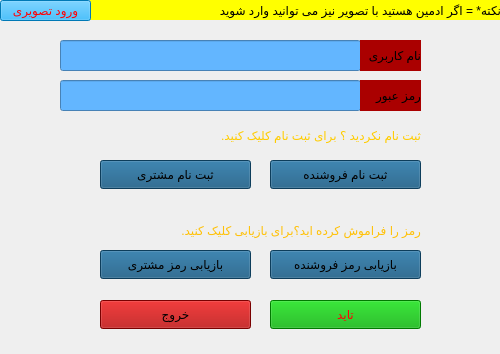
<?xml version="1.0" encoding="UTF-8"?>
<ui version="4.0">
 <class>MainWindow</class>
 <widget class="QMainWindow" name="MainWindow">
  <property name="geometry">
   <rect>
    <x>0</x>
    <y>0</y>
    <width>500</width>
    <height>354</height>
   </rect>
  </property>
  <property name="minimumSize">
   <size>
    <width>500</width>
    <height>354</height>
   </size>
  </property>
  <property name="maximumSize">
   <size>
    <width>500</width>
    <height>354</height>
   </size>
  </property>
  <property name="windowTitle">
   <string>MainWindow</string>
  </property>
  <property name="styleSheet">
   <string notr="true">background-image: url(:/photos/login.png);</string>
  </property>
  <widget class="QWidget" name="centralwidget">
   <widget class="QLineEdit" name="lineEdit">
    <property name="geometry">
     <rect>
      <x>60</x>
      <y>40</y>
      <width>301</width>
      <height>31</height>
     </rect>
    </property>
    <property name="styleSheet">
     <string notr="true">background-image: url();
background-color: rgb(99, 182, 255);</string>
    </property>
   </widget>
   <widget class="QLabel" name="label">
    <property name="geometry">
     <rect>
      <x>360</x>
      <y>40</y>
      <width>61</width>
      <height>31</height>
     </rect>
    </property>
    <property name="styleSheet">
     <string notr="true">background-image: url();
color: rgb(0, 0, 0);
background-color: rgb(170, 0, 0);</string>
    </property>
    <property name="text">
     <string>نام کاربری</string>
    </property>
   </widget>
   <widget class="QLineEdit" name="lineEdit_2">
    <property name="geometry">
     <rect>
      <x>60</x>
      <y>80</y>
      <width>301</width>
      <height>31</height>
     </rect>
    </property>
    <property name="styleSheet">
     <string notr="true">background-image: url();
background-color: rgb(99, 182, 255);</string>
    </property>
   </widget>
   <widget class="QLabel" name="label_2">
    <property name="geometry">
     <rect>
      <x>360</x>
      <y>80</y>
      <width>61</width>
      <height>31</height>
     </rect>
    </property>
    <property name="styleSheet">
     <string notr="true">background-image: url();
color: rgb(0, 0, 0);
background-color: rgb(170, 0, 0);</string>
    </property>
    <property name="text">
     <string>رمز عبور </string>
    </property>
   </widget>
   <widget class="QLabel" name="label_3">
    <property name="geometry">
     <rect>
      <x>170</x>
      <y>120</y>
      <width>251</width>
      <height>31</height>
     </rect>
    </property>
    <property name="styleSheet">
     <string notr="true">background-image: url();
color: rgb(255, 204, 0);</string>
    </property>
    <property name="text">
     <string>ثبت نام نکردید ؟ برای ثبت نام کلیک کنید.</string>
    </property>
   </widget>
   <widget class="QLabel" name="label_4">
    <property name="geometry">
     <rect>
      <x>130</x>
      <y>220</y>
      <width>291</width>
      <height>20</height>
     </rect>
    </property>
    <property name="styleSheet">
     <string notr="true">background-image: url();
color: rgb(255, 193, 7);</string>
    </property>
    <property name="text">
     <string>رمز را فراموش کرده اید؟برای بازیابی کلیک کنید.</string>
    </property>
   </widget>
   <widget class="QPushButton" name="pushButton_3">
    <property name="geometry">
     <rect>
      <x>100</x>
      <y>300</y>
      <width>151</width>
      <height>29</height>
     </rect>
    </property>
    <property name="styleSheet">
     <string notr="true">background-image: url();
color: rgb(0, 0, 0);
background-color: rgb(170, 0, 0);</string>
    </property>
    <property name="text">
     <string>خروج</string>
    </property>
   </widget>
   <widget class="QPushButton" name="pushButton_4">
    <property name="geometry">
     <rect>
      <x>270</x>
      <y>300</y>
      <width>151</width>
      <height>29</height>
     </rect>
    </property>
    <property name="styleSheet">
     <string notr="true">background-image: url();
color: rgb(255, 0, 4);
background-color: rgb(0, 170, 0);</string>
    </property>
    <property name="text">
     <string>تاید</string>
    </property>
   </widget>
   <widget class="QPushButton" name="pushButton">
    <property name="geometry">
     <rect>
      <x>270</x>
      <y>250</y>
      <width>151</width>
      <height>29</height>
     </rect>
    </property>
    <property name="styleSheet">
     <string notr="true">background-image: url();
background-color: rgb(18, 85, 127);
color: rgb(0, 0, 0);</string>
    </property>
    <property name="text">
     <string>بازیابی رمز فروشنده</string>
    </property>
   </widget>
   <widget class="QPushButton" name="pushButton_2">
    <property name="geometry">
     <rect>
      <x>270</x>
      <y>160</y>
      <width>151</width>
      <height>29</height>
     </rect>
    </property>
    <property name="styleSheet">
     <string notr="true">background-image: url();
color: rgb(0, 0, 0);
background-color: rgb(18, 85, 127);</string>
    </property>
    <property name="text">
     <string>ثبت نام فروشنده</string>
    </property>
   </widget>
   <widget class="QPushButton" name="pushButton_5">
    <property name="geometry">
     <rect>
      <x>100</x>
      <y>160</y>
      <width>151</width>
      <height>29</height>
     </rect>
    </property>
    <property name="styleSheet">
     <string notr="true">background-image: url();
background-color: rgb(18, 85, 127);
color: rgb(0, 0, 0);</string>
    </property>
    <property name="text">
     <string>ثبت نام مشتری</string>
    </property>
   </widget>
   <widget class="QLabel" name="label_5">
    <property name="geometry">
     <rect>
      <x>90</x>
      <y>0</y>
      <width>411</width>
      <height>20</height>
     </rect>
    </property>
    <property name="styleSheet">
     <string notr="true">background-image: url();
color: rgb(0, 0, 0);
background-color: rgb(255, 255, 0);</string>
    </property>
    <property name="text">
     <string>نکته* = اگر ادمین هستید با تصویر نیز می توانید وارد شوید</string>
    </property>
   </widget>
   <widget class="QPushButton" name="pushButton_6">
    <property name="geometry">
     <rect>
      <x>100</x>
      <y>250</y>
      <width>151</width>
      <height>29</height>
     </rect>
    </property>
    <property name="styleSheet">
     <string notr="true">background-image: url();
background-color: rgb(18, 85, 127);
color: rgb(0, 0, 0);</string>
    </property>
    <property name="text">
     <string>بازیابی رمز مشتری</string>
    </property>
   </widget>
   <widget class="QPushButton" name="pushButton_7">
    <property name="geometry">
     <rect>
      <x>0</x>
      <y>0</y>
      <width>91</width>
      <height>21</height>
     </rect>
    </property>
    <property name="styleSheet">
     <string notr="true">background-image: url();
color: rgb(255, 0, 4);
background-color: rgb(0, 170, 255);</string>
    </property>
    <property name="text">
     <string>ورود تصویری</string>
    </property>
   </widget>
  </widget>
  <widget class="QMenuBar" name="menubar">
   <property name="geometry">
    <rect>
     <x>0</x>
     <y>0</y>
     <width>500</width>
     <height>25</height>
    </rect>
   </property>
  </widget>
 </widget>
 <resources/>
 <connections/>
</ui>
